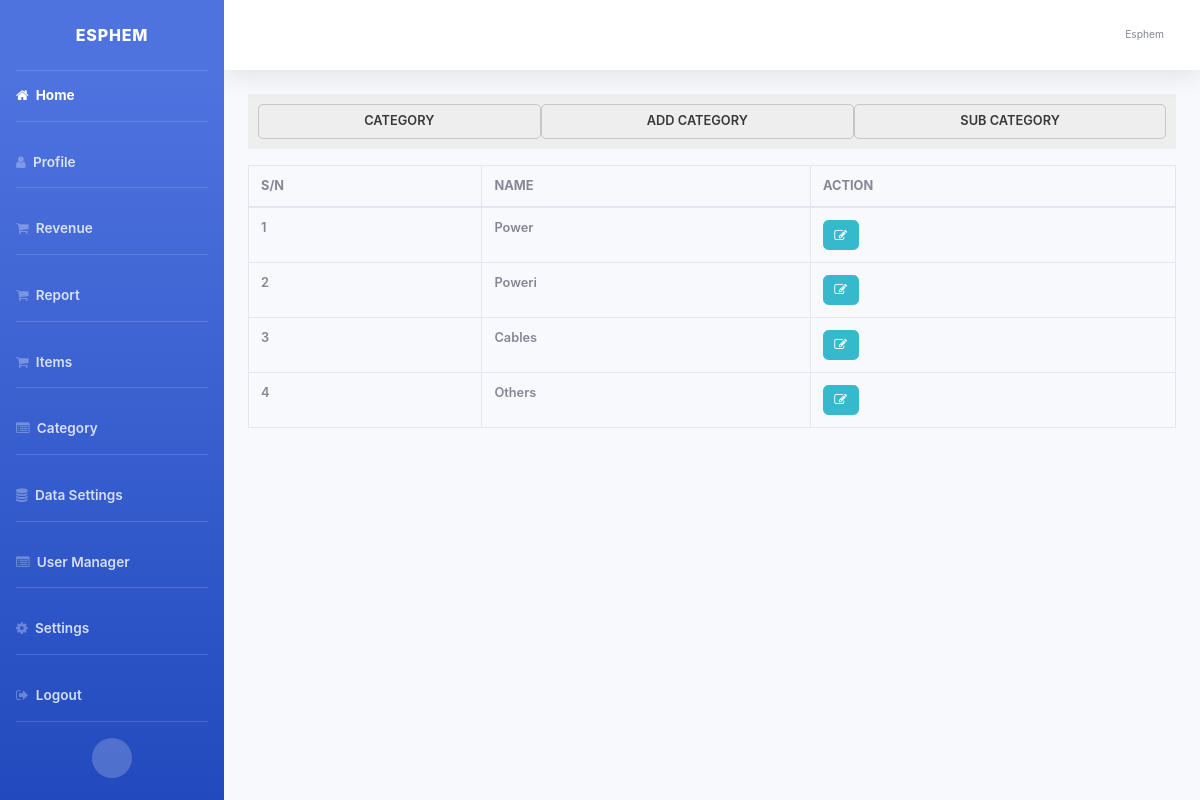
The page /dashboard/?p=category (signed in) on the database its author committed.
### tables this page shows
CREATE TABLE `category` (
  `id` int(11) NOT NULL,
  `category_name` varchar(255) NOT NULL,
  `user_id` int(11) NOT NULL,
  `date` timestamp NOT NULL DEFAULT current_timestamp()
);

### dashboard/control/category.php (the view, shortened to what this page needs)
<div class="item" id="item">
    <div class="item-link-container" id="item-link-container">
        <div>
            <a href="?p=category" class="item-link" id="category">CATEGORY</a>
        </div>
        <div>
            <a class="item-link" name="p-link" id="add-category">ADD CATEGORY</a>
        </div>
        <div>
            <a class="item-link" name="p-link" id="sub-category">SUB CATEGORY</a>
        </div>
    </div>
    <div class="show-item mt-3" id="show-item">
            <?php
                $categoryQuery = mysqli_query($conn, "SELECT * FROM category");
                if (!$categoryQuery) {
                    die("FAILED ");
                }else{
                    echo '
                        <table class="table table-bordered">
                        <thead>
                            <tr>
                                <th>S/N</th>
                                <th>NAME</th>
                                <th>ACTION</th>
                            </tr>
                        </thead>
                        <tbody>
                    ';
                    $sn = 1;
                    while ($row = mysqli_fetch_assoc($categoryQuery)) {
                        $id = $row['id'];
                        $cName = ucwords($row['category_name']);
                        echo "<tr>
                                <td>$sn </td>
                                <td>$cName </td>
                                <td><button class='btn btn-info' id='$id' name='edit-category'><i class='fa fa-pencil-square-o' aria-hidden='true'></i></button>
                               </td>
                            </tr>
                        ";
                        $sn++;
                    }
                }
            ?>
    </div>
</div>

### dashboard/css/style.css (style rules this page uses)
* { margin: 0; padding: 0; box-sizing: border-box; }
#item-link-container { text-align: center; padding: 10px; display: flex; flex-wrap: wrap; background-color: #eee; justify-content: space-around; align-items: center; }
#item-link-container div { flex-grow: 1; display: flex; justify-items: center; justify-content: center; }
#item-link-container div a { display: block; align-self: center; }
a, a:hover, a:active, a:focus { text-decoration: none; cursor: pointer; color: gray; }
.item-link { color: #3a3737; height: 100%; width: 100%; display: block; padding: 8px; border: solid #8f8d8d69 0.15px; border-radius: 5px; }
#show-item { width: 100%; }

### rows shown on the page
category: category_name "Power"
category: category_name "Poweri"
category: category_name "Cables"
category: category_name "Others"
